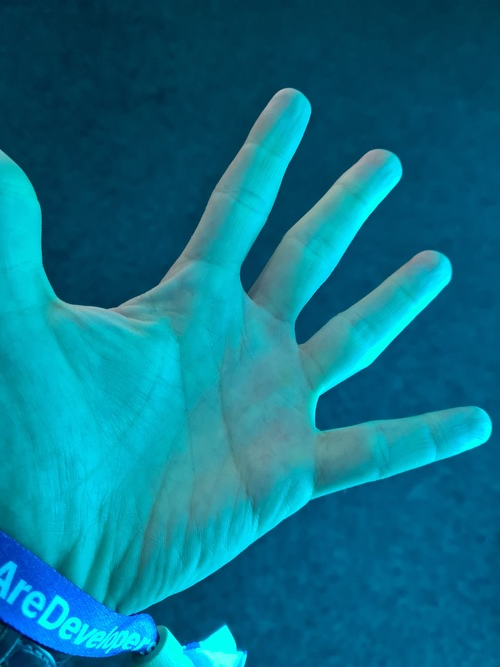
#> input picture roshambo-notebooks/modelmesh/images/paper.jpg, 500 x 667 px; its folder holds only this picture in this run
$ jupyter execute --allow-errors rps_grpc.ipynb   (shell and % lines are left out)
#> lines starting #> are read from the running program, lines starting #| are printed output that depends on the picture
# GRPC Inference

### Setup

[cell 1]
grpc_host = 'modelmesh-serving'
grpc_port = 8033
model_name = 'rps'
input_name = 'input'

[cell 2]
import grpc
import grpc_predict_v2_pb2
import grpc_predict_v2_pb2_grpc


#> (the rest of this cell did not finish here and is left out)

### Preprocess image

Preprocessing taken from:

https://pytorch.org/vision/main/models/generated/torchvision.models.resnet18.html

https://github.com/openvinotoolkit/model_server/blob/main/demos/using_onnx_model/python/onnx_model_demo.py

[cell 3]
import sys
import argparse
import numpy as np
import cv2

def preprocess(img_data):
    mean_vec = np.array([0.485, 0.456, 0.406])
    stddev_vec = np.array([0.229, 0.224, 0.225])
    norm_img_data = np.zeros(img_data.shape).astype('float32')
    for i in range(img_data.shape[0]):
        # for each pixel in each channel, divide the value by 255 to get value between [0, 1] and then normalize
        norm_img_data[i,:,:] = (img_data[i,:,:]/255 - mean_vec[i]) / stddev_vec[i]
    return norm_img_data

def getJpeg(path, size):
#> called with path = 'images/paper.jpg', size = 224
    with open(path, mode='rb') as file:
        content = file.read()

    img = np.frombuffer(content, dtype=np.uint8)
    img = cv2.imdecode(img, cv2.IMREAD_COLOR)  # BGR format
#> img is the input picture: shape (667, 500, 3); mean B, G, R 139.2, 114.4, 10.7
    # format of data is HWC
    # add image preprocessing if needed by the model
    img = cv2.resize(img, (224, 224))
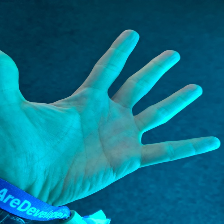
#> img: shape (224, 224, 3); mean B, G, R 139.1, 114.3, 10.7
    img = img.astype('float32')
    #convert to NCHW
    img = img.transpose(2,0,1)
    # normalize to adjust to model training dataset
    img = preprocess(img)
    img = img.reshape(1,3,size,size)
    # print(path, img.shape, "; data range:",np.amin(img),":",np.amax(img))
    return img

### Request

[cell 4]
import time


def infer(img, size=224, debug=False):
    # request content building
#> called with img = array of shape (1, 3, 224, 224), size = 224, debug = False
    inputs = []
    inputs.append(grpc_predict_v2_pb2.ModelInferRequest().InferInputTensor())
#> (this line was passed over: grpc_predict_v2_pb2 is not available in this run)
